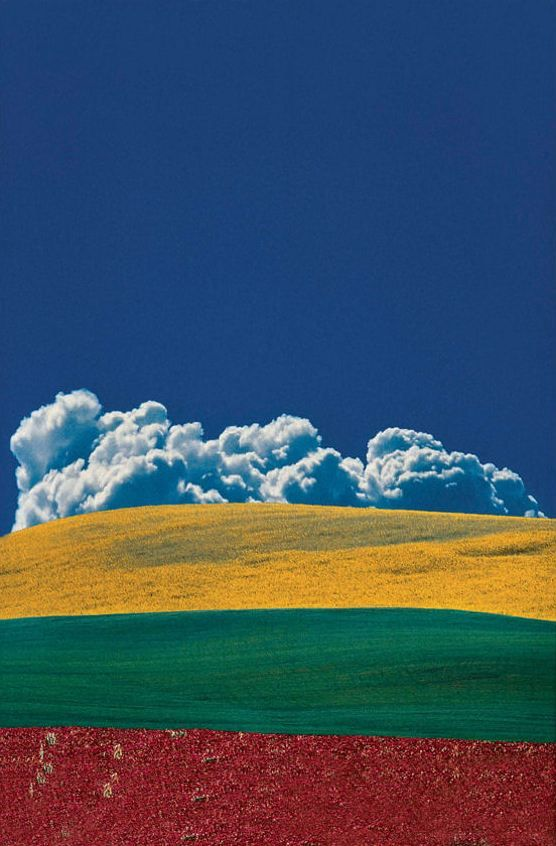
#> input picture scripts/color_detection/pics/Lee/lee_v3/colorful_landscape.jpeg, 556 x 846 px, found by its file name
$ python lee_v3.py
#> lines starting #> are read from the running program, lines starting #| are printed output that depends on the picture; after the words box and inside, x2 and y2 are one past the last pixel; in counts of white or black regions, pixels touching at a corner belong together
import cv2
import numpy as np
import matplotlib.pyplot as plt
import imutils
#How can we find the color boundaries of colors where we have no  clear RGB in an image?
#Need a means to find this boundaries so that we can perform color detection on such an image

#Reading and displaying the image
img = cv2.imread(r"C:\Root\Projects\probity\images\colorful_landscape.jpeg")
#> img is the input picture: shape (846, 556, 3); mean B, G, R 96.7, 80.3, 62.7
h, w, d = img.shape
#> h = 846; w = 556; d = 3
print(f"Height : {h}, Width : {w}, Depth : {d}")
#| Height : 846, Width : 556, Depth : 3

plt.imshow(cv2.cvtColor(img, cv2.COLOR_BGR2RGB))
plt.axis("off")
plt.show()

#using K-Means Clustering to identify the dominant colors in the image
#this clustering can  automatically identify dominant colors in an image and then the colors I get I can use them to define BGR ranges
#Try Learning the background of how exactly this algorithm works

from sklearn.cluster import KMeans

def return_dominant_colors(image, k = 4):#By now I know the image input parameter is supposed to be a NumPy array(A color image of size 100 x 200 pixels will be repped as an array of shape (100, 200, 3), 100 rows/height 200 columns/width 3 channels RGB). Asking KMeans to find 4 clusters(dominant colors); I can change this depending on how many distinct colors I want to extract but k=4 is the default.
    pixels = image.reshape(-1, 3)#reshape the image into a 2D array; each row is a pixel and each column is a color channel(RGB)[-1 tells Numpy to figure out the correct number of rows automatically. 3 means each pixel(each row) has 3 values RGB. This means that if the sample image I have has 100 x 100 pixels, this line turns it into a 10,000 x 3 array]
    #The image is already an array but I reshape it because Kmeans expects a 2D datasets: rows = samples, columns = features. Each pixel is one sample and each pixel has 3 features(R,G,B). That is why we reshape (height,width,3) into (height*width, 3). Remember the Table samples in AI coursework
    kmeans = KMeans(n_clusters = k)#Create a Kmeans object from scikitlearn and tell kmeans how many groups/clusters you want to find and each cluster will rep one dominant colour
    kmeans.fit(pixels)#Run the KMeans algorithm on pixel data and it groups similar colors together into k clusters and each cluster has a center point(The average colour of that group)
    #So after fitting, KMeans calculates the center of ech cluster and these centers are stored in kmeans.cluster_centers_. It is a NumPy array not a list like I originally thought and its shape is (k, 3)[K rows, one eow per cluster]

    dominant_colors = kmeans.cluster_centers_.astype(int)#Gives me the RGB values of the cluster centers(The dominant colors) and then converts those values into integers since pixel values must be integers between.
    return dominant_colors#Send the list of dominant colors; the result is an array of shape(k, 3) -> k colors each with 3 values (RGB)

img_rgb = cv2.cvtColor(img, cv2.COLOR_BGR2RGB)

dominant_colors = return_dominant_colors(img_rgb, 4)#remember I set up k=4 at the function's definition so that when we call it, like we are now, and we do not explicitly provide a value for k python will automatically use 4 as the default
#> dominant_colors = [[22, 71, 108], [186, 140, 54], [121, 34, 35], [165, 183, 193]]

# Display dominant colors
plt.figure(figsize=(10, 2))#Set size of the figure in inches; width of 10 and height of 2(Ensure my color swatches are displayed in a long horizontal strip )


for i, color in enumerate(dominant_colors):# loop through each color and give both the index i and the color values color
    plt.fill_between([i, i+1], 0, 1, color=color/255)# draw a rectangle from i to i+1 filled with that color. the color/255 scales RGB values from 0-255 to 0-1 which is what Matplotlib expects
#> this loop made 4 passes
plt.axis("off")
plt.title("Dominant Colors")
plt.show()
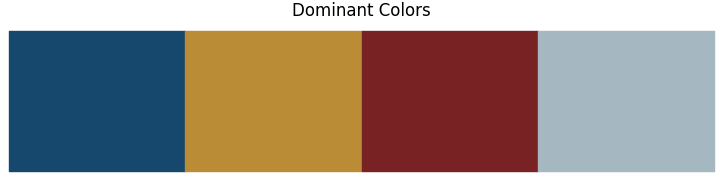
#> figure drawn by matplotlib, 1 panel
#So I have Identified the 4 most dominant colors in the image and with this info, we will now be able to get the boundary ranges we need

#Extracting the color boundaries and plotting the color plots for vatious colors
#These Dominant colors are just single points (eg [120,200, 150]). However in real images colors vary slightly due to  lighting differences, shadows, cam noise etc so if we only look at the exact RGBvalue, you will miss most of the pixels that are close
#That is why I need to define boundary ranges around each dominant color and these ranges capture all pixels that are similar enough to the dominant color

#So defining color boundaries with tolerance. Taking each dominant color, we create a lower and upper bound. Eg [255, 0, 0] with tolerance 50 implies Lower = [205,0,0]     Upper = [255,50,50] (clipped to max 255)
def get_color_bounds(dominant_colors, tolerance=50):
#> called with dominant_colors = array of shape (4, 3), tolerance = 50
    bounds = []
    for color in dominant_colors:
        lower = np.clip(color - tolerance, 0, 255)
        upper = np.clip(color + tolerance, 0, 255)
        bounds.append((lower, upper))
#> this loop made 4 passes
#> (color, lower, upper) on passes 1 to 4: ([22, 71, 108], [0, 21, 58], [72, 121, 158]), ([186, 140, 54], [136, 90, 4], [236, 190, 104]), ([121, 34, 35], [71, 0, 0], [171, 84, 85]), ([165, 183, 193], [115, 133, 143], [215, 233, 243])
#> after the loop, bounds = [([0, 21, 58], [72, 121, 158]), ([136, 90, 4], [236, 190, 104]), ([71, 0, 0], [171, 84, 85]), ([115, 133, 143], [215, 233, 243])]
    return bounds

#creating binary masks
#using our familiar inRange() function, we generate a mask for each color range
#pixels inside range 255 (white)
#pixels outside 0 (black)
color_bounds = get_color_bounds(dominant_colors, tolerance=50)
#> color_bounds has the same summary as bounds in get_color_bounds
masks = []
for lower, upper in color_bounds:
    mask = cv2.inRange(img_rgb, lower, upper)
    masks.append(mask)
#> this loop made 4 passes
#> (lower, upper) on passes 1 to 4: ([0, 21, 58], [72, 121, 158]), ([136, 90, 4], [236, 190, 104]), ([71, 0, 0], [171, 84, 85]), ([115, 133, 143], [215, 233, 243])
#> pass 1, `mask = cv2.inRange(img_rgb, lower, upper)`:
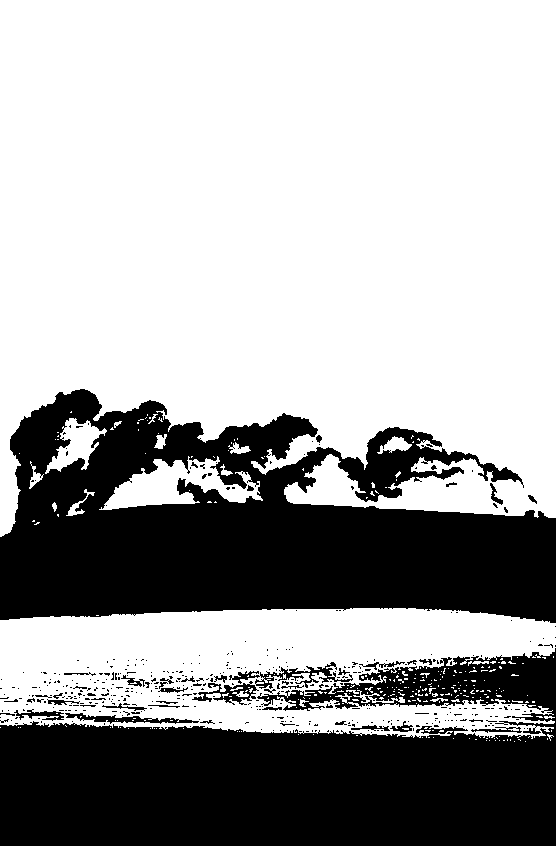
#> mask: shape (846, 556); 65.9% white; 433 black regions (389 under 20 px), largest, box (x1, y1, x2, y2) and area: (0, 389, 556, 623) 82027, (0, 648, 556, 846) 73141, (229, 662, 353, 689) 819
#> pass 2, `mask = cv2.inRange(img_rgb, lower, upper)`:
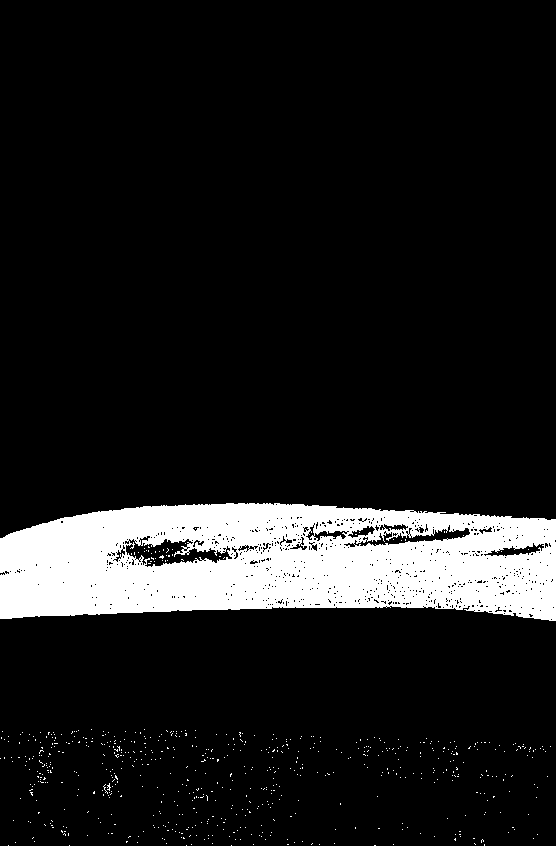
#> mask: shape (846, 556); 11.1% white; 658 white regions (657 under 20 px), largest, box (x1, y1, x2, y2) and area: (0, 503, 556, 621) 50959
#> pass 3, `mask = cv2.inRange(img_rgb, lower, upper)`:
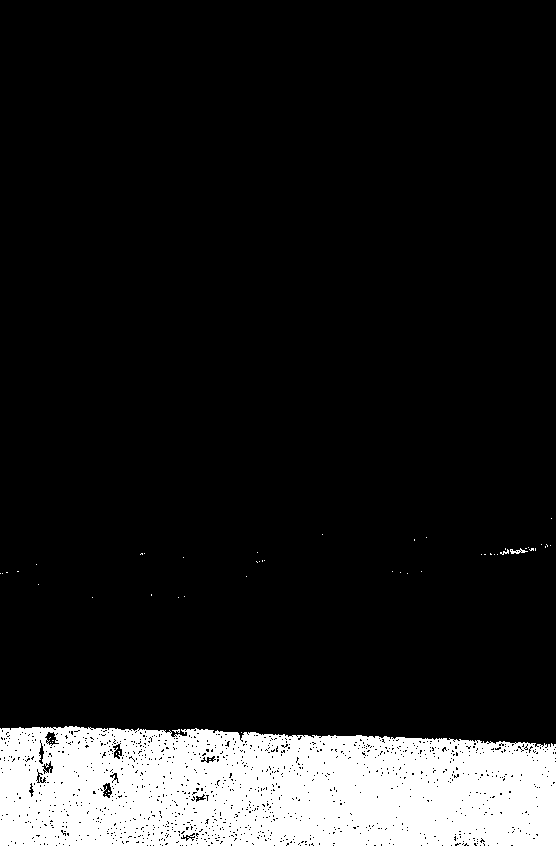
#> mask: shape (846, 556); 12.6% white; 57 white regions (54 under 20 px), largest, box (x1, y1, x2, y2) and area: (0, 726, 556, 846) 59078, (510, 548, 528, 554) 50, (500, 549, 509, 555) 23
#> after the loop, masks = 4 items


#Aplly masks to the original image using our favourite bitwiseand to keep only pixels inside the mask
outputs = []
for mask in masks:
    output = cv2.bitwise_and(img_rgb, img_rgb, mask=mask)
    outputs.append(output)
#> this loop made 4 passes
#> pass 1, `output = cv2.bitwise_and(img_rgb, img_rgb, mask=mask)`:
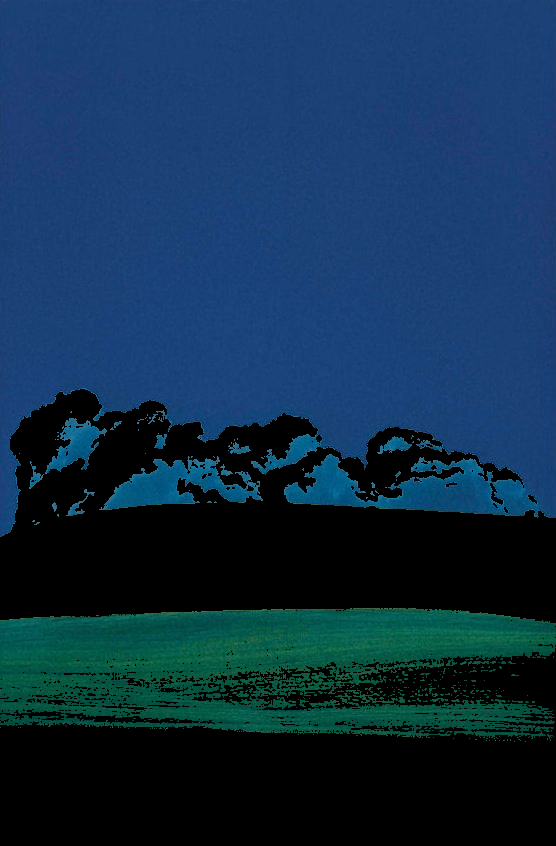
#> output: shape (846, 556, 3); mean R, G, B 15.3, 46.4, 73.3
#> pass 2, `output = cv2.bitwise_and(img_rgb, img_rgb, mask=mask)`:
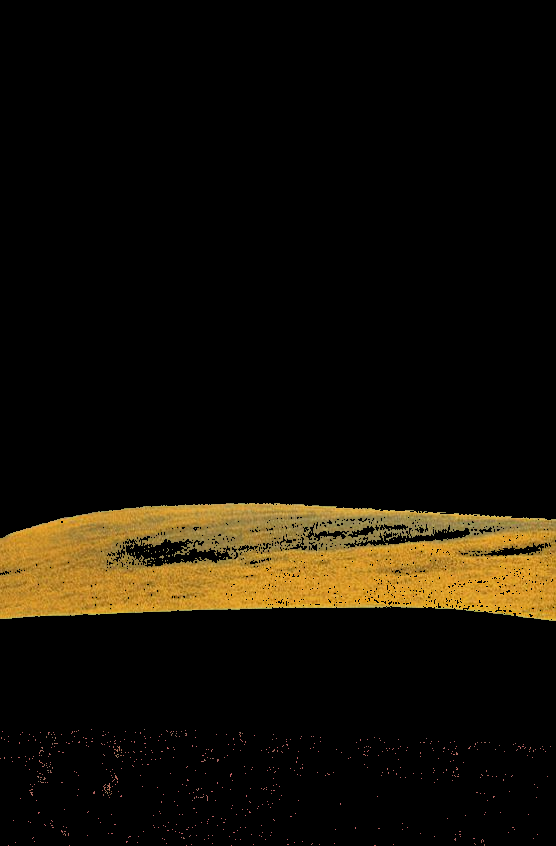
#> output: shape (846, 556, 3); mean R, G, B 21, 15.8, 5.7
#> pass 3, `output = cv2.bitwise_and(img_rgb, img_rgb, mask=mask)`:
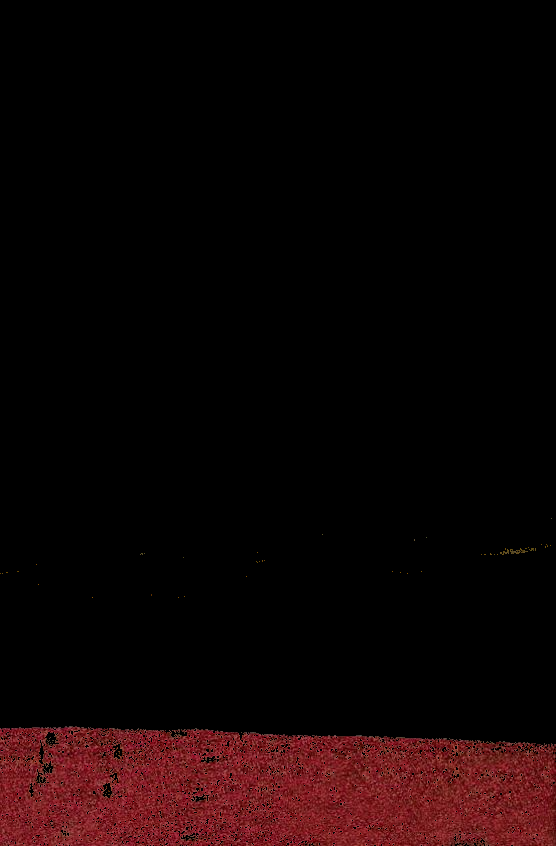
#> output: shape (846, 556, 3); mean R, G, B 15.5, 4.2, 4.5
#> after the loop, outputs = 4 items

#Show each segmented image separately
for i, output in enumerate(outputs):
    plt.figure()
    plt.imshow(output)
    plt.axis("off")
    plt.title(f"Color Range {i+1}")
    plt.show()

#Analyse the differnce in using the same photo for versions 2 and 3 and make some notes
#There is visible difference
#Try with other image samples I have
#Still need to get deeper into the KMeans algorithm to understand it's nitty-gritty details. I feel semi blind just using it's abstracted methods
#After running a couple of times the color ranges change depending on the order of the dominant color the algorithm displays
#Experiment with HSV for KMeans instead of RGB in next commit
#Maybe wrap this up in a class so that the rest of the team can import this logic, with the Lead's permission that is
